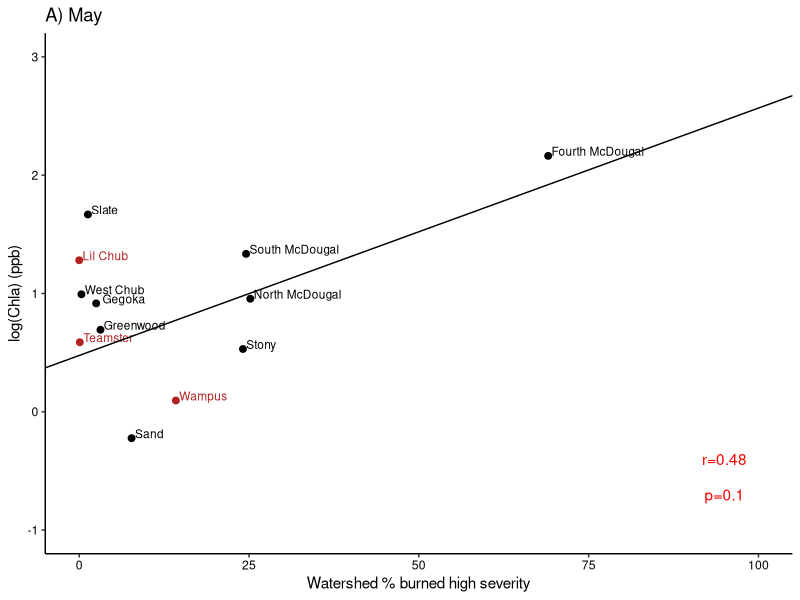
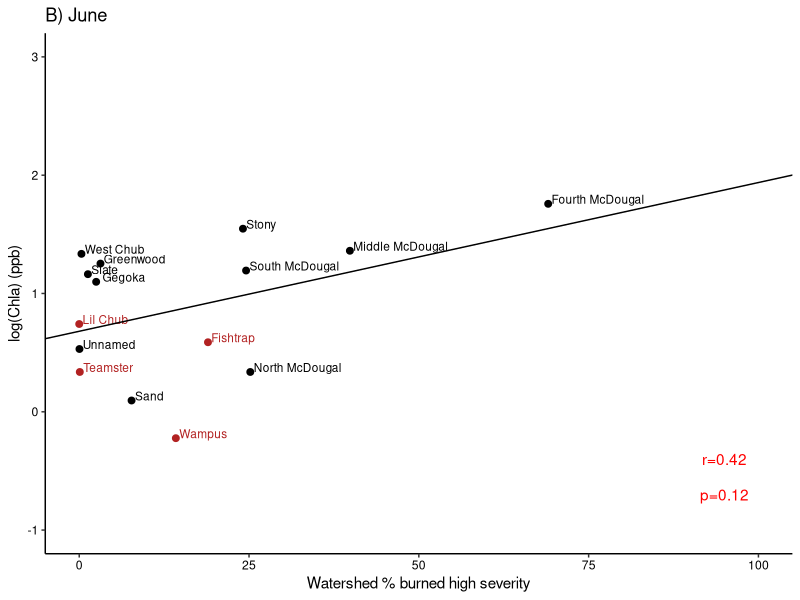
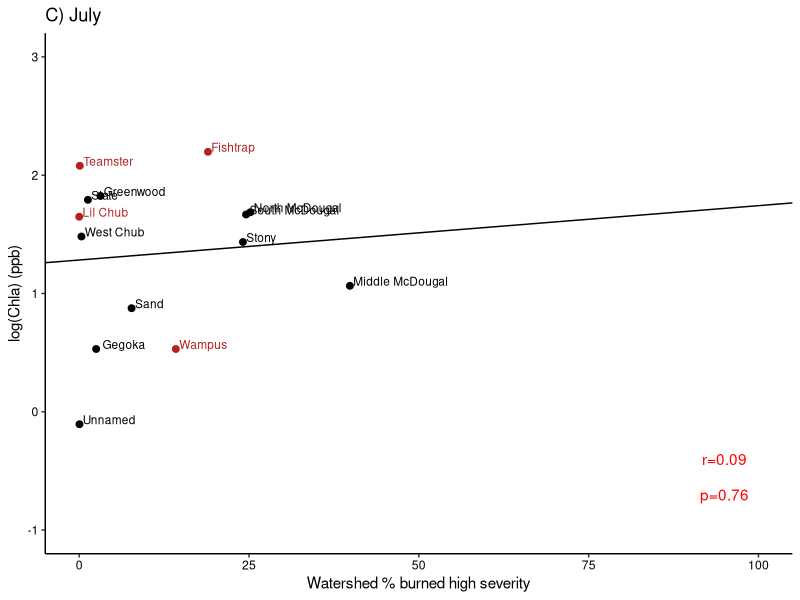
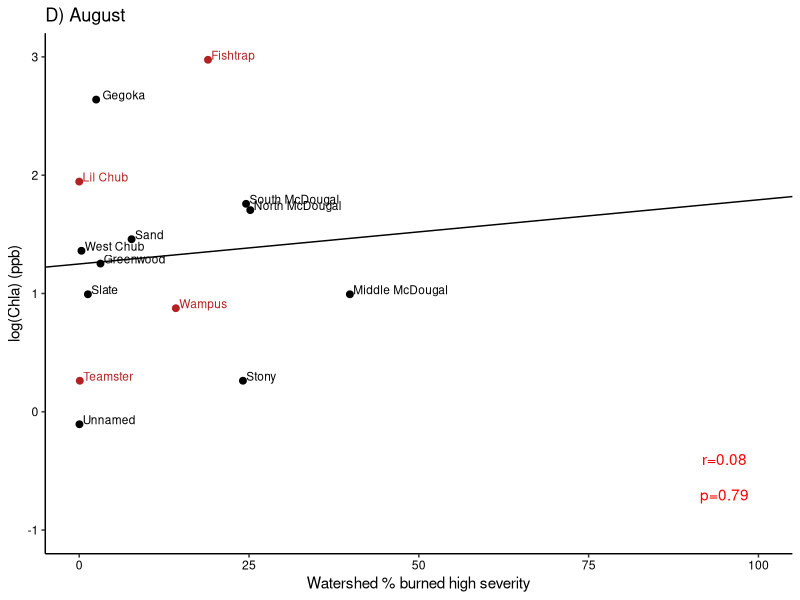
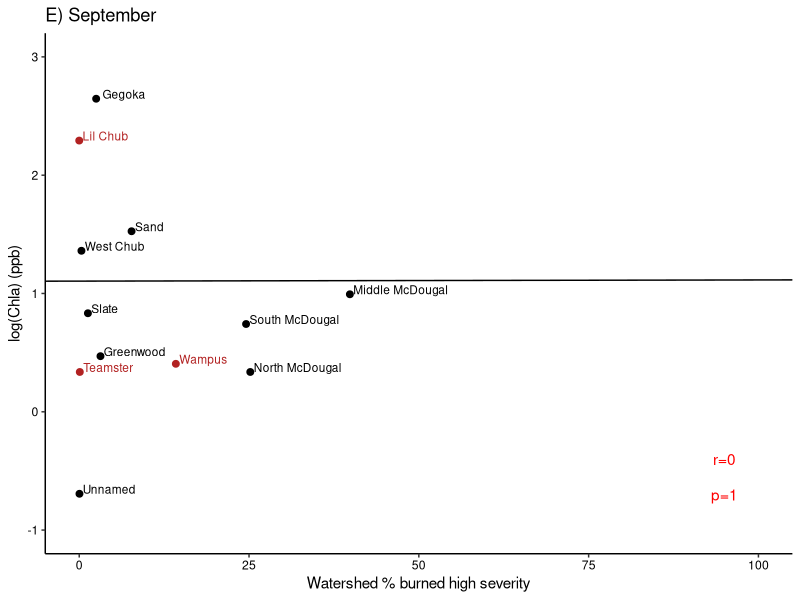
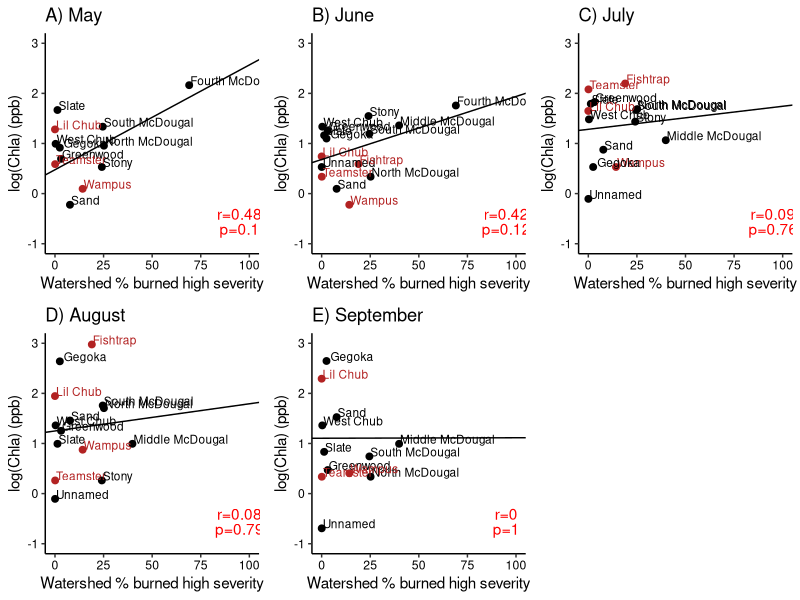
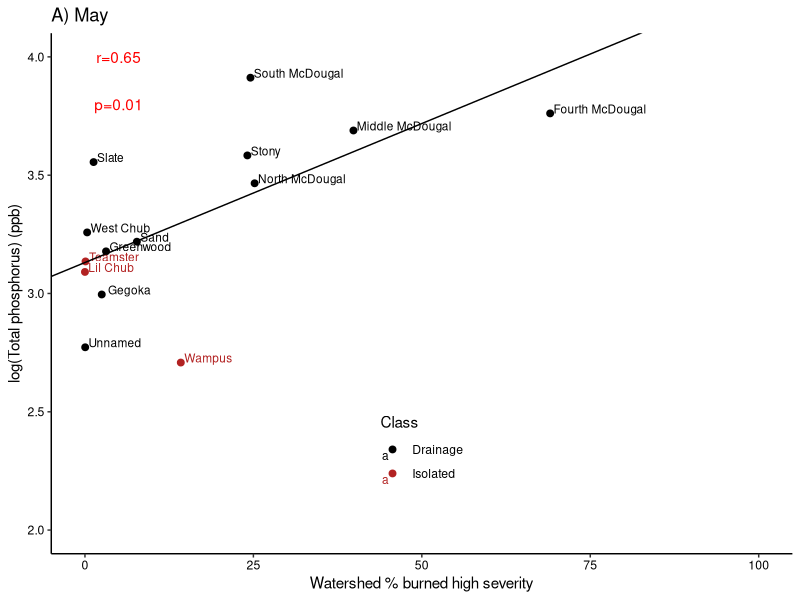
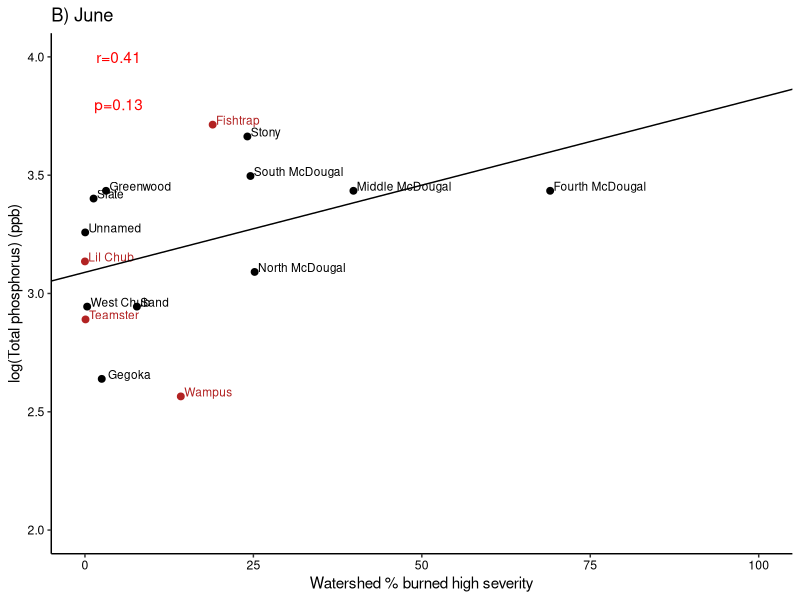

Source code (R) for these figures, in order:
####################### Water quality/fire gradient analysis ##################
# Date: 10-25-22
# updated: 10-26-22; added pH
# Author: Ian McCullough, immccull@gmail.com
###############################################################################

#### R libraries ####
library(ggplot2)
library(gridExtra)

#### Input data ####
setwd("C:/Users/immcc/Documents/SplashNBurn")

# water quality
waterquality <- read.csv("Data/WaterQuality/combined_lab_field_may_sep.csv")

# burn severity variables
burn_severity <- read.csv("Data/BurnSeverity/Ian_calculations/all_burn_severity_variables.csv")

#### D-fine functions ####
g_legend <- function(a.gplot){ 
  tmp <- ggplot_gtable(ggplot_build(a.gplot)) 
  leg <- which(sapply(tmp$grobs, function(x) x$name) == "guide-box") 
  legend <- tmp$grobs[[leg]] 
  legend
} 

##### Main program #####
# how correlated are burn severity variables?
# seems could use total watershed % burned if you had to pick one variable
cor(burn_severity, method='pearson', use='pairwise.complete.obs')
cor(burn_severity, method='spearman', use='pairwise.complete.obs')
corPearson_df <- as.data.frame(cor(burn_severity, method='pearson', use='pairwise.complete.obs'))
corPearson_df_total <- as.data.frame(corPearson_df$ws_vbs_total_burn_pct)
colnames(corPearson_df_total) <- 'ws_vbs_total_burn_pct'
rownames(corPearson_df_total) <- rownames(corPearson_df)

## prepare individual months
waterquality$logSecchi <- log(waterquality$SecchiDepth_m)

# May
mayWQ <- subset(waterquality, Month_factor=='May')
mayWQ_fire <- merge(mayWQ, burn_severity, by='lagoslakeid')

cormayWQ_fire <- as.data.frame(t(cor(mayWQ_fire[, unlist(lapply(mayWQ_fire, is.numeric))], use='pairwise.complete.obs')))[,c(1:11)] 

# June
juneWQ <- subset(waterquality, Month_factor=='Jun')
juneWQ_fire <- merge(juneWQ, burn_severity, by='lagoslakeid')

corjuneWQ_fire <- as.data.frame(cor(juneWQ_fire[, unlist(lapply(juneWQ_fire, is.numeric))], use='pairwise.complete.obs'))[,c(1:11)] 

# July
julyWQ <- subset(waterquality, Month_factor=='Jul')
julyWQ_fire <- merge(julyWQ, burn_severity, by='lagoslakeid')

corjulyWQ_fire <- as.data.frame(cor(julyWQ_fire[, unlist(lapply(julyWQ_fire, is.numeric))], use='pairwise.complete.obs'))[,c(1:11)] 

# Aug
augWQ <- subset(waterquality, Month_factor=='Aug')
augWQ_fire <- merge(augWQ, burn_severity, by='lagoslakeid')

coraugWQ_fire <- as.data.frame(cor(augWQ_fire[, unlist(lapply(augWQ_fire, is.numeric))], use='pairwise.complete.obs'))[,c(1:11)] 

# Sep
sepWQ <- subset(waterquality, Month_factor=='Sep')
sepWQ_fire <- merge(sepWQ, burn_severity, by='lagoslakeid')

corsepWQ_fire <- as.data.frame(cor(sepWQ_fire[, unlist(lapply(sepWQ_fire, is.numeric))], use='pairwise.complete.obs'))[,c(1:11)] 

## prepare lake names without word lake and bring in LAGOS attribute data
mayWQ_fire$LakeName <- gsub(paste('Lake',collapse='|'),"",mayWQ_fire$Site)
juneWQ_fire$LakeName <- gsub(paste('Lake',collapse='|'),"",juneWQ_fire$Site)
julyWQ_fire$LakeName <- gsub(paste('Lake',collapse='|'),"",julyWQ_fire$Site)
augWQ_fire$LakeName <- gsub(paste('Lake',collapse='|'),"",augWQ_fire$Site)
sepWQ_fire$LakeName <- gsub(paste('Lake',collapse='|'),"",sepWQ_fire$Site)

#### Gradient plots ####

## Chlorophyll-a
# set variables and plotting parameters for all plots
wqvar <- 'logChloro'
firevar <- 'ws_vbs_High_pct'
#firevar <- 'ws_vbs_total_burn_pct'
colorvar <- 'ConnClass'
labelvar <- 'LakeName'
xlimz <- c(0,100)
ylimz <- c(-1,3)
xlabb <- 'Watershed % burned high severity'
#xlabb <- 'Watershed % burned'
ylabb <- 'log(Chla) (ppb)'
rvalx <- 95
rvaly <- -0.4
pvalx <- 95
pvaly <- -0.7

# May
plotcor <- cor.test(mayWQ_fire[,wqvar], mayWQ_fire[,firevar], method='pearson')
rval <- round(plotcor$estimate, 2)
pval <- round(plotcor$p.value, 2)
plotlm <- lm(mayWQ_fire[,wqvar] ~ mayWQ_fire[,firevar])
plotMay <- ggplot(data=mayWQ_fire, aes_string(x=firevar, y=wqvar, color=colorvar, label=labelvar))+
  ggtitle('A) May')+
  geom_point(size=2)+ 
  geom_text(hjust=0, vjust=0, size=3, nudge_x=0.5)+
  #geom_smooth(method='lm')+ separate lines for isolated and drainage
  geom_abline(slope = coef(plotlm)[2], 
              intercept = coef(plotlm)[["(Intercept)"]])+
  #geom_vline(xintercept=25, linetype='dashed')+
  annotate(geom="text", x=rvalx, y=rvaly, label=paste0("r=",rval),
           color="red")+
  annotate(geom="text", x=pvalx, y=pvaly, label=paste0("p=",pval),
           color="red")+
  theme_classic()+
  scale_x_continuous(limits=xlimz, name=xlabb)+
  scale_y_continuous(limits=ylimz, name=ylabb)+
  theme(axis.text.x = element_text(color='black'),
        axis.text.y=element_text(color='black'),
        legend.position=c('none'))+ #0.5,0.2
  scale_color_manual("Class", values=c('black','firebrick'), labels=c('Drainage','Isolated'))
plotMay

# June
plotcor <- cor.test(juneWQ_fire[,wqvar], juneWQ_fire[,firevar], method='pearson')
rval <- round(plotcor$estimate, 2)
pval <- round(plotcor$p.value, 2)
plotlm <- lm(juneWQ_fire[,wqvar] ~ juneWQ_fire[,firevar])
plotJun <- ggplot(data=juneWQ_fire, aes_string(x=firevar, y=wqvar, color=colorvar, label=labelvar))+
  ggtitle('B) June')+
  geom_point(size=2)+ 
  geom_text(hjust=0, vjust=0, size=3, nudge_x=0.5)+
  #geom_smooth(method='lm')+ separate lines for isolated and drainage
  geom_abline(slope = coef(plotlm)[2], 
              intercept = coef(plotlm)[["(Intercept)"]])+
  #geom_vline(xintercept=25, linetype='dashed')+
  annotate(geom="text", x=rvalx, y=rvaly, label=paste0("r=",rval),
           color="red")+
  annotate(geom="text", x=pvalx, y=pvaly, label=paste0("p=",pval),
           color="red")+
  theme_classic()+
  scale_x_continuous(limits=xlimz, name=xlabb)+
  scale_y_continuous(limits=ylimz, name=ylabb)+
  theme(axis.text.x = element_text(color='black'),
        axis.text.y=element_text(color='black'),
        legend.position=c('none'))+
  scale_color_manual("Class", values=c('black','firebrick'), labels=c('Drainage','Isolated'))
plotJun

# July
plotcor <- cor.test(julyWQ_fire[,wqvar], julyWQ_fire[,firevar], method='pearson')
rval <- round(plotcor$estimate, 2)
pval <- round(plotcor$p.value, 2)
plotlm <- lm(julyWQ_fire[,wqvar] ~ julyWQ_fire[,firevar])
plotJul <- ggplot(data=julyWQ_fire, aes_string(x=firevar, y=wqvar, color=colorvar, label=labelvar))+
  ggtitle('C) July')+
  geom_point(size=2)+ 
  geom_text(hjust=0, vjust=0, size=3, nudge_x=0.5)+
  #geom_smooth(method='lm')+ separate lines for isolated and drainage
  geom_abline(slope = coef(plotlm)[2], 
              intercept = coef(plotlm)[["(Intercept)"]])+
  #geom_vline(xintercept=25, linetype='dashed')+
  annotate(geom="text", x=rvalx, y=rvaly, label=paste0("r=",rval),
           color="red")+
  annotate(geom="text", x=pvalx, y=pvaly, label=paste0("p=",pval),
           color="red")+
  theme_classic()+
  scale_x_continuous(limits=xlimz, name=xlabb)+
  scale_y_continuous(limits=ylimz, name=ylabb)+
  theme(axis.text.x = element_text(color='black'),
        axis.text.y=element_text(color='black'),
        legend.position=c('none'))+
  scale_color_manual("Class", values=c('black','firebrick'), labels=c('Drainage','Isolated'))
plotJul

# August
plotcor <- cor.test(augWQ_fire[,wqvar], augWQ_fire[,firevar], method='pearson')
rval <- round(plotcor$estimate, 2)
pval <- round(plotcor$p.value, 2)
plotlm <- lm(augWQ_fire[,wqvar] ~ augWQ_fire[,firevar])
plotAug <- ggplot(data=augWQ_fire, aes_string(x=firevar, y=wqvar, color=colorvar, label=labelvar))+
  ggtitle('D) August')+
  geom_point(size=2)+ 
  geom_text(hjust=0, vjust=0, size=3, nudge_x=0.5)+
  #geom_smooth(method='lm')+ separate lines for isolated and drainage
  geom_abline(slope = coef(plotlm)[2], 
              intercept = coef(plotlm)[["(Intercept)"]])+
  #geom_vline(xintercept=25, linetype='dashed')+
  annotate(geom="text", x=rvalx, y=rvaly, label=paste0("r=",rval),
           color="red")+
  annotate(geom="text", x=pvalx, y=pvaly, label=paste0("p=",pval),
           color="red")+
  theme_classic()+
  scale_x_continuous(limits=xlimz, name=xlabb)+
  scale_y_continuous(limits=ylimz, name=ylabb)+
  theme(axis.text.x = element_text(color='black'),
        axis.text.y=element_text(color='black'),
        legend.position=c('none'))+
  scale_color_manual("Class", values=c('black','firebrick'), labels=c('Drainage','Isolated'))
plotAug

# September
plotcor <- cor.test(sepWQ_fire[,wqvar], sepWQ_fire[,firevar], method='pearson')
rval <- round(plotcor$estimate, 2)
pval <- round(plotcor$p.value, 2)
plotlm <- lm(sepWQ_fire[,wqvar] ~ sepWQ_fire[,firevar])
plotSep <- ggplot(data=sepWQ_fire, aes_string(x=firevar, y=wqvar, color=colorvar, label=labelvar))+
  ggtitle('E) September')+
  geom_point(size=2)+ 
  geom_text(hjust=0, vjust=0, size=3, nudge_x=0.5)+
  #geom_smooth(method='lm')+ separate lines for isolated and drainage
  geom_abline(slope = coef(plotlm)[2], 
              intercept = coef(plotlm)[["(Intercept)"]])+
  #geom_vline(xintercept=25, linetype='dashed')+
  annotate(geom="text", x=rvalx, y=rvaly, label=paste0("r=",rval),
           color="red")+
  annotate(geom="text", x=pvalx, y=pvaly, label=paste0("p=",pval),
           color="red")+
  theme_classic()+
  scale_x_continuous(limits=xlimz, name=xlabb)+
  scale_y_continuous(limits=ylimz, name=ylabb)+
  theme(axis.text.x = element_text(color='black'),
        axis.text.y=element_text(color='black'),
        legend.position=c('none'))+
  scale_color_manual("Class", values=c('black','firebrick'), labels=c('Drainage','Isolated'))
plotSep

grid.arrange(plotMay, plotJun, plotJul, plotAug, plotSep, nrow=2)

### TP ###
# set variables and plotting parameters for all plots
wqvar <- 'logTP'
firevar <- 'ws_vbs_High_pct'
#firevar <- 'ws_vbs_total_burn_pct'
colorvar <- 'ConnClass'
labelvar <- 'LakeName'
xlimz <- c(0,100)
ylimz <- c(2,4)
xlabb <- 'Watershed % burned high severity'
#xlabb <- 'Watershed % burned'
ylabb <- 'log(Total phosphorus) (ppb)'
rvalx <- 5
rvaly <- 4
pvalx <- 5
pvaly <- 3.8

# May
plotcor <- cor.test(mayWQ_fire[,wqvar], mayWQ_fire[,firevar], method='pearson')
rval <- round(plotcor$estimate, 2)
pval <- round(plotcor$p.value, 2)
plotlm <- lm(mayWQ_fire[,wqvar] ~ mayWQ_fire[,firevar])
plotMay <- ggplot(data=mayWQ_fire, aes_string(x=firevar, y=wqvar, color=colorvar, label=labelvar))+
  ggtitle('A) May')+
  geom_point(size=2)+ 
  geom_text(hjust=0, vjust=0, size=3, nudge_x=0.5)+
  #geom_smooth(method='lm')+ separate lines for isolated and drainage
  geom_abline(slope = coef(plotlm)[2], 
              intercept = coef(plotlm)[["(Intercept)"]])+
  #geom_vline(xintercept=25, linetype='dashed')+
  annotate(geom="text", x=rvalx, y=rvaly, label=paste0("r=",rval),
           color="red")+
  annotate(geom="text", x=pvalx, y=pvaly, label=paste0("p=",pval),
           color="red")+
  theme_classic()+
  scale_x_continuous(limits=xlimz, name=xlabb)+
  scale_y_continuous(limits=ylimz, name=ylabb)+
  theme(axis.text.x = element_text(color='black'),
        axis.text.y=element_text(color='black'),
        legend.position=c(0.5,0.2))+
  scale_color_manual("Class", values=c('black','firebrick'), labels=c('Drainage','Isolated'))
plotMay

# June
plotcor <- cor.test(juneWQ_fire[,wqvar], juneWQ_fire[,firevar], method='pearson')
rval <- round(plotcor$estimate, 2)
pval <- round(plotcor$p.value, 2)
plotlm <- lm(juneWQ_fire[,wqvar] ~ juneWQ_fire[,firevar])
plotJun <- ggplot(data=juneWQ_fire, aes_string(x=firevar, y=wqvar, color=colorvar, label=labelvar))+
  ggtitle('B) June')+
  geom_point(size=2)+ 
  geom_text(hjust=0, vjust=0, size=3, nudge_x=0.5)+
  #geom_smooth(method='lm')+ separate lines for isolated and drainage
  geom_abline(slope = coef(plotlm)[2], 
              intercept = coef(plotlm)[["(Intercept)"]])+
  #geom_vline(xintercept=25, linetype='dashed')+
  annotate(geom="text", x=rvalx, y=rvaly, label=paste0("r=",rval),
           color="red")+
  annotate(geom="text", x=pvalx, y=pvaly, label=paste0("p=",pval),
           color="red")+
  theme_classic()+
  scale_x_continuous(limits=xlimz, name=xlabb)+
  scale_y_continuous(limits=ylimz, name=ylabb)+
  theme(axis.text.x = element_text(color='black'),
        axis.text.y=element_text(color='black'),
        legend.position=c('none'))+
  scale_color_manual("Class", values=c('black','firebrick'), labels=c('Drainage','Isolated'))
plotJun

# July
plotcor <- cor.test(julyWQ_fire[,wqvar], julyWQ_fire[,firevar], method='pearson')
rval <- round(plotcor$estimate, 2)
pval <- round(plotcor$p.value, 2)
plotlm <- lm(julyWQ_fire[,wqvar] ~ julyWQ_fire[,firevar])
plotJul <- ggplot(data=julyWQ_fire, aes_string(x=firevar, y=wqvar, color=colorvar, label=labelvar))+
  ggtitle('C) July')+
  geom_point(size=2)+ 
  geom_text(hjust=0, vjust=0, size=3, nudge_x=0.5)+
  #geom_smooth(method='lm')+ separate lines for isolated and drainage
  geom_abline(slope = coef(plotlm)[2], 
              intercept = coef(plotlm)[["(Intercept)"]])+
  #geom_vline(xintercept=25, linetype='dashed')+
  annotate(geom="text", x=rvalx, y=rvaly, label=paste0("r=",rval),
           color="red")+
  annotate(geom="text", x=pvalx, y=pvaly, label=paste0("p=",pval),
           color="red")+
  theme_classic()+
  scale_x_continuous(limits=xlimz, name=xlabb)+
  scale_y_continuous(limits=ylimz, name=ylabb)+
  theme(axis.text.x = element_text(color='black'),
        axis.text.y=element_text(color='black'),
        legend.position=c('none'))+
  scale_color_manual("Class", values=c('black','firebrick'), labels=c('Drainage','Isolated'))
plotJul

# August
plotcor <- cor.test(augWQ_fire[,wqvar], augWQ_fire[,firevar], method='pearson')
rval <- round(plotcor$estimate, 2)
pval <- round(plotcor$p.value, 2)
plotlm <- lm(augWQ_fire[,wqvar] ~ augWQ_fire[,firevar])
plotAug <- ggplot(data=augWQ_fire, aes_string(x=firevar, y=wqvar, color=colorvar, label=labelvar))+
  ggtitle('D) August')+
  geom_point(size=2)+ 
  geom_text(hjust=0, vjust=0, size=3, nudge_x=0.5)+
  #geom_smooth(method='lm')+ separate lines for isolated and drainage
  geom_abline(slope = coef(plotlm)[2], 
              intercept = coef(plotlm)[["(Intercept)"]])+
  #geom_vline(xintercept=25, linetype='dashed')+
  annotate(geom="text", x=rvalx, y=rvaly, label=paste0("r=",rval),
           color="red")+
  annotate(geom="text", x=pvalx, y=pvaly, label=paste0("p=",pval),
           color="red")+
  theme_classic()+
  scale_x_continuous(limits=xlimz, name=xlabb)+
  scale_y_continuous(limits=ylimz, name=ylabb)+
  theme(axis.text.x = element_text(color='black'),
        axis.text.y=element_text(color='black'),
        legend.position=c('none'))+
  scale_color_manual("Class", values=c('black','firebrick'), labels=c('Drainage','Isolated'))
plotAug

# September
plotcor <- cor.test(sepWQ_fire[,wqvar], sepWQ_fire[,firevar], method='pearson')
rval <- round(plotcor$estimate, 2)
pval <- round(plotcor$p.value, 2)
plotlm <- lm(sepWQ_fire[,wqvar] ~ sepWQ_fire[,firevar])
plotSep <- ggplot(data=sepWQ_fire, aes_string(x=firevar, y=wqvar, color=colorvar, label=labelvar))+
  ggtitle('E) September')+
  geom_point(size=2)+ 
  geom_text(hjust=0, vjust=0, size=3, nudge_x=0.5)+
  #geom_smooth(method='lm')+ separate lines for isolated and drainage
  geom_abline(slope = coef(plotlm)[2], 
              intercept = coef(plotlm)[["(Intercept)"]])+
  #geom_vline(xintercept=25, linetype='dashed')+
  annotate(geom="text", x=rvalx, y=rvaly, label=paste0("r=",rval),
           color="red")+
  annotate(geom="text", x=pvalx, y=pvaly, label=paste0("p=",pval),
           color="red")+
  theme_classic()+
  scale_x_continuous(limits=xlimz, name=xlabb)+
  scale_y_continuous(limits=ylimz, name=ylabb)+
  theme(axis.text.x = element_text(color='black'),
        axis.text.y=element_text(color='black'),
        legend.position=c('none'))+
  scale_color_manual("Class", values=c('black','firebrick'), labels=c('Drainage','Isolated'))
plotSep

grid.arrange(plotMay, plotJun, plotJul, plotAug, plotSep, nrow=2)

# jpeg('Figures/multipanel_gradient_may.jpeg',width = 6,height = 6,units = 'in',res=600)
#   grid.arrange(plotA, plotB, plotC, plotD, nrow=2)
# dev.off()

### TN ###
### TN ###
# set variables and plotting parameters for all plots
wqvar <- 'logTN'
#firevar <- 'ws_vbs_High_pct'
firevar <- 'ws_vbs_total_burn_pct'
colorvar <- 'ConnClass'
labelvar <- 'LakeName'
xlimz <- c(0,100)
ylimz <- c(6,7)
#xlabb <- 'Watershed % burned high severity'
xlabb <- 'Watershed % burned'
ylabb <- 'log(Total nitrogen) (ppb)'
rvalx <- 95
rvaly <- 6.3
pvalx <- 95
pvaly <- 6.1

# May
plotcor <- cor.test(mayWQ_fire[,wqvar], mayWQ_fire[,firevar], method='pearson')
rval <- round(plotcor$estimate, 2)
pval <- round(plotcor$p.value, 2)
plotlm <- lm(mayWQ_fire[,wqvar] ~ mayWQ_fire[,firevar])
plotMay <- ggplot(data=mayWQ_fire, aes_string(x=firevar, y=wqvar, color=colorvar, label=labelvar))+
  ggtitle('A) May')+
  geom_point(size=2)+ 
  geom_text(hjust=0, vjust=0, size=3, nudge_x=0.5)+
  #geom_smooth(method='lm')+ separate lines for isolated and drainage
  geom_abline(slope = coef(plotlm)[2], 
              intercept = coef(plotlm)[["(Intercept)"]])+
  #geom_vline(xintercept=25, linetype='dashed')+
  annotate(geom="text", x=rvalx, y=rvaly, label=paste0("r=",rval),
           color="red")+
  annotate(geom="text", x=pvalx, y=pvaly, label=paste0("p=",pval),
           color="red")+
  theme_classic()+
  scale_x_continuous(limits=xlimz, name=xlabb)+
  scale_y_continuous(limits=ylimz, name=ylabb)+
  theme(axis.text.x = element_text(color='black'),
        axis.text.y=element_text(color='black'),
        legend.position=c(0.5,0.2))+
  scale_color_manual("Class", values=c('black','firebrick'), labels=c('Drainage','Isolated'))
plotMay

# June
plotcor <- cor.test(juneWQ_fire[,wqvar], juneWQ_fire[,firevar], method='pearson')
rval <- round(plotcor$estimate, 2)
pval <- round(plotcor$p.value, 2)
plotlm <- lm(juneWQ_fire[,wqvar] ~ juneWQ_fire[,firevar])
plotJun <- ggplot(data=juneWQ_fire, aes_string(x=firevar, y=wqvar, color=colorvar, label=labelvar))+
  ggtitle('B) June')+
  geom_point(size=2)+ 
  geom_text(hjust=0, vjust=0, size=3, nudge_x=0.5)+
  #geom_smooth(method='lm')+ separate lines for isolated and drainage
  geom_abline(slope = coef(plotlm)[2], 
              intercept = coef(plotlm)[["(Intercept)"]])+
  #geom_vline(xintercept=25, linetype='dashed')+
  annotate(geom="text", x=rvalx, y=rvaly, label=paste0("r=",rval),
           color="red")+
  annotate(geom="text", x=pvalx, y=pvaly, label=paste0("p=",pval),
           color="red")+
  theme_classic()+
  scale_x_continuous(limits=xlimz, name=xlabb)+
  scale_y_continuous(limits=ylimz, name=ylabb)+
  theme(axis.text.x = element_text(color='black'),
        axis.text.y=element_text(color='black'),
        legend.position=c('none'))+
  scale_color_manual("Class", values=c('black','firebrick'), labels=c('Drainage','Isolated'))
plotJun

# July
plotcor <- cor.test(julyWQ_fire[,wqvar], julyWQ_fire[,firevar], method='pearson')
rval <- round(plotcor$estimate, 2)
pval <- round(plotcor$p.value, 2)
plotlm <- lm(julyWQ_fire[,wqvar] ~ julyWQ_fire[,firevar])
plotJul <- ggplot(data=julyWQ_fire, aes_string(x=firevar, y=wqvar, color=colorvar, label=labelvar))+
  ggtitle('C) July')+
  geom_point(size=2)+ 
  geom_text(hjust=0, vjust=0, size=3, nudge_x=0.5)+
  #geom_smooth(method='lm')+ separate lines for isolated and drainage
  geom_abline(slope = coef(plotlm)[2], 
              intercept = coef(plotlm)[["(Intercept)"]])+
  #geom_vline(xintercept=25, linetype='dashed')+
  annotate(geom="text", x=rvalx, y=rvaly, label=paste0("r=",rval),
           color="red")+
  annotate(geom="text", x=pvalx, y=pvaly, label=paste0("p=",pval),
           color="red")+
  theme_classic()+
  scale_x_continuous(limits=xlimz, name=xlabb)+
  scale_y_continuous(limits=ylimz, name=ylabb)+
  theme(axis.text.x = element_text(color='black'),
        axis.text.y=element_text(color='black'),
        legend.position=c('none'))+
  scale_color_manual("Class", values=c('black','firebrick'), labels=c('Drainage','Isolated'))
plotJul

# August
plotcor <- cor.test(augWQ_fire[,wqvar], augWQ_fire[,firevar], method='pearson')
rval <- round(plotcor$estimate, 2)
pval <- round(plotcor$p.value, 2)
plotlm <- lm(augWQ_fire[,wqvar] ~ augWQ_fire[,firevar])
plotAug <- ggplot(data=augWQ_fire, aes_string(x=firevar, y=wqvar, color=colorvar, label=labelvar))+
  ggtitle('D) August')+
  geom_point(size=2)+ 
  geom_text(hjust=0, vjust=0, size=3, nudge_x=0.5)+
  #geom_smooth(method='lm')+ separate lines for isolated and drainage
  geom_abline(slope = coef(plotlm)[2], 
              intercept = coef(plotlm)[["(Intercept)"]])+
  #geom_vline(xintercept=25, linetype='dashed')+
  annotate(geom="text", x=rvalx, y=rvaly, label=paste0("r=",rval),
           color="red")+
  annotate(geom="text", x=pvalx, y=pvaly, label=paste0("p=",pval),
           color="red")+
  theme_classic()+
  scale_x_continuous(limits=xlimz, name=xlabb)+
  scale_y_continuous(limits=ylimz, name=ylabb)+
  theme(axis.text.x = element_text(color='black'),
        axis.text.y=element_text(color='black'),
        legend.position=c('none'))+
  scale_color_manual("Class", values=c('black','firebrick'), labels=c('Drainage','Isolated'))
plotAug

# September
plotcor <- cor.test(sepWQ_fire[,wqvar], sepWQ_fire[,firevar], method='pearson')
rval <- round(plotcor$estimate, 2)
pval <- round(plotcor$p.value, 2)
plotlm <- lm(sepWQ_fire[,wqvar] ~ sepWQ_fire[,firevar])
plotSep <- ggplot(data=sepWQ_fire, aes_string(x=firevar, y=wqvar, color=colorvar, label=labelvar))+
  ggtitle('E) September')+
  geom_point(size=2)+ 
  geom_text(hjust=0, vjust=0, size=3, nudge_x=0.5)+
  #geom_smooth(method='lm')+ separate lines for isolated and drainage
  geom_abline(slope = coef(plotlm)[2], 
              intercept = coef(plotlm)[["(Intercept)"]])+
  #geom_vline(xintercept=25, linetype='dashed')+
  annotate(geom="text", x=rvalx, y=rvaly, label=paste0("r=",rval),
           color="red")+
  annotate(geom="text", x=pvalx, y=pvaly, label=paste0("p=",pval),
           color="red")+
  theme_classic()+
  scale_x_continuous(limits=xlimz, name=xlabb)+
  scale_y_continuous(limits=ylimz, name=ylabb)+
  theme(axis.text.x = element_text(color='black'),
        axis.text.y=element_text(color='black'),
        legend.position=c('none'))+
  scale_color_manual("Class", values=c('black','firebrick'), labels=c('Drainage','Isolated'))
plotSep

grid.arrange(plotMay, plotJun, plotJul, plotAug, plotSep, nrow=2)

### DOC ###
# set variables and plotting parameters for all plots
wqvar <- 'logDOC'
firevar <- 'ws_vbs_High_pct'
#firevar <- 'ws_vbs_total_burn_pct'
colorvar <- 'ConnClass'
labelvar <- 'LakeName'
xlimz <- c(0,100)
ylimz <- c(1,4)
xlabb <- 'Watershed % burned high severity'
#xlabb <- 'Watershed % burned'
ylabb <- 'log(DOC) (ppm)'
rvalx <- 95
rvaly <- 1.3
pvalx <- 95
pvaly <- 1.1

# May
plotcor <- cor.test(mayWQ_fire[,wqvar], mayWQ_fire[,firevar], method='pearson')
rval <- round(plotcor$estimate, 2)
pval <- round(plotcor$p.value, 2)
plotlm <- lm(mayWQ_fire[,wqvar] ~ mayWQ_fire[,firevar])
plotMay <- ggplot(data=mayWQ_fire, aes_string(x=firevar, y=wqvar, color=colorvar, label=labelvar))+
  ggtitle('A) May')+
  geom_point(size=2)+ 
  geom_text(hjust=0, vjust=0, size=3, nudge_x=0.5)+
  #geom_smooth(method='lm')+ separate lines for isolated and drainage
  geom_abline(slope = coef(plotlm)[2], 
              intercept = coef(plotlm)[["(Intercept)"]])+
  #geom_vline(xintercept=25, linetype='dashed')+
  annotate(geom="text", x=rvalx, y=rvaly, label=paste0("r=",rval),
           color="red")+
  annotate(geom="text", x=pvalx, y=pvaly, label=paste0("p=",pval),
           color="red")+
  theme_classic()+
  scale_x_continuous(limits=xlimz, name=xlabb)+
  scale_y_continuous(limits=ylimz, name=ylabb)+
  theme(axis.text.x = element_text(color='black'),
        axis.text.y=element_text(color='black'),
        legend.position=c(0.5,0.2))+
  scale_color_manual("Class", values=c('black','firebrick'), labels=c('Drainage','Isolated'))
plotMay

# June
plotcor <- cor.test(juneWQ_fire[,wqvar], juneWQ_fire[,firevar], method='pearson')
rval <- round(plotcor$estimate, 2)
pval <- round(plotcor$p.value, 2)
plotlm <- lm(juneWQ_fire[,wqvar] ~ juneWQ_fire[,firevar])
plotJun <- ggplot(data=juneWQ_fire, aes_string(x=firevar, y=wqvar, color=colorvar, label=labelvar))+
  ggtitle('B) June')+
  geom_point(size=2)+ 
  geom_text(hjust=0, vjust=0, size=3, nudge_x=0.5)+
  #geom_smooth(method='lm')+ separate lines for isolated and drainage
  geom_abline(slope = coef(plotlm)[2], 
              intercept = coef(plotlm)[["(Intercept)"]])+
  #geom_vline(xintercept=25, linetype='dashed')+
  annotate(geom="text", x=rvalx, y=rvaly, label=paste0("r=",rval),
           color="red")+
  annotate(geom="text", x=pvalx, y=pvaly, label=paste0("p=",pval),
           color="red")+
  theme_classic()+
  scale_x_continuous(limits=xlimz, name=xlabb)+
  scale_y_continuous(limits=ylimz, name=ylabb)+
  theme(axis.text.x = element_text(color='black'),
        axis.text.y=element_text(color='black'),
        legend.position=c('none'))+
  scale_color_manual("Class", values=c('black','firebrick'), labels=c('Drainage','Isolated'))
plotJun

# July
plotcor <- cor.test(julyWQ_fire[,wqvar], julyWQ_fire[,firevar], method='pearson')
rval <- round(plotcor$estimate, 2)
pval <- round(plotcor$p.value, 2)
plotlm <- lm(julyWQ_fire[,wqvar] ~ julyWQ_fire[,firevar])
plotJul <- ggplot(data=julyWQ_fire, aes_string(x=firevar, y=wqvar, color=colorvar, label=labelvar))+
  ggtitle('C) July')+
  geom_point(size=2)+ 
  geom_text(hjust=0, vjust=0, size=3, nudge_x=0.5)+
  #geom_smooth(method='lm')+ separate lines for isolated and drainage
  geom_abline(slope = coef(plotlm)[2], 
              intercept = coef(plotlm)[["(Intercept)"]])+
  #geom_vline(xintercept=25, linetype='dashed')+
  annotate(geom="text", x=rvalx, y=rvaly, label=paste0("r=",rval),
           color="red")+
  annotate(geom="text", x=pvalx, y=pvaly, label=paste0("p=",pval),
           color="red")+
  theme_classic()+
  scale_x_continuous(limits=xlimz, name=xlabb)+
  scale_y_continuous(limits=ylimz, name=ylabb)+
  theme(axis.text.x = element_text(color='black'),
        axis.text.y=element_text(color='black'),
        legend.position=c('none'))+
  scale_color_manual("Class", values=c('black','firebrick'), labels=c('Drainage','Isolated'))
plotJul

# August
plotcor <- cor.test(augWQ_fire[,wqvar], augWQ_fire[,firevar], method='pearson')
rval <- round(plotcor$estimate, 2)
pval <- round(plotcor$p.value, 2)
plotlm <- lm(augWQ_fire[,wqvar] ~ augWQ_fire[,firevar])
plotAug <- ggplot(data=augWQ_fire, aes_string(x=firevar, y=wqvar, color=colorvar, label=labelvar))+
  ggtitle('D) August')+
  geom_point(size=2)+ 
  geom_text(hjust=0, vjust=0, size=3, nudge_x=0.5)+
  #geom_smooth(method='lm')+ separate lines for isolated and drainage
  geom_abline(slope = coef(plotlm)[2], 
              intercept = coef(plotlm)[["(Intercept)"]])+
  #geom_vline(xintercept=25, linetype='dashed')+
  annotate(geom="text", x=rvalx, y=rvaly, label=paste0("r=",rval),
           color="red")+
  annotate(geom="text", x=pvalx, y=pvaly, label=paste0("p=",pval),
           color="red")+
  theme_classic()+
  scale_x_continuous(limits=xlimz, name=xlabb)+
  scale_y_continuous(limits=ylimz, name=ylabb)+
  theme(axis.text.x = element_text(color='black'),
        axis.text.y=element_text(color='black'),
        legend.position=c('none'))+
  scale_color_manual("Class", values=c('black','firebrick'), labels=c('Drainage','Isolated'))
plotAug

# September
plotcor <- cor.test(sepWQ_fire[,wqvar], sepWQ_fire[,firevar], method='pearson')
rval <- round(plotcor$estimate, 2)
pval <- round(plotcor$p.value, 2)
plotlm <- lm(sepWQ_fire[,wqvar] ~ sepWQ_fire[,firevar])
plotSep <- ggplot(data=sepWQ_fire, aes_string(x=firevar, y=wqvar, color=colorvar, label=labelvar))+
  ggtitle('E) September')+
  geom_point(size=2)+ 
  geom_text(hjust=0, vjust=0, size=3, nudge_x=0.5)+
  #geom_smooth(method='lm')+ separate lines for isolated and drainage
  geom_abline(slope = coef(plotlm)[2], 
              intercept = coef(plotlm)[["(Intercept)"]])+
  #geom_vline(xintercept=25, linetype='dashed')+
  annotate(geom="text", x=rvalx, y=rvaly, label=paste0("r=",rval),
           color="red")+
  annotate(geom="text", x=pvalx, y=pvaly, label=paste0("p=",pval),
           color="red")+
  theme_classic()+
  scale_x_continuous(limits=xlimz, name=xlabb)+
  scale_y_continuous(limits=ylimz, name=ylabb)+
  theme(axis.text.x = element_text(color='black'),
        axis.text.y=element_text(color='black'),
        legend.position=c('none'))+
  scale_color_manual("Class", values=c('black','firebrick'), labels=c('Drainage','Isolated'))
plotSep

grid.arrange(plotMay, plotJun, plotJul, plotAug, plotSep, nrow=2)

### TSS ###
# set variables and plotting parameters for all plots
wqvar <- 'logTSS'
#firevar <- 'ws_vbs_High_pct'
firevar <- 'ws_vbs_total_burn_pct'
colorvar <- 'ConnClass'
labelvar <- 'LakeName'
xlimz <- c(0,100)
ylimz <- c(-1,2)
#xlabb <- 'Watershed % burned high severity'
xlabb <- 'Watershed % burned'
ylabb <- 'log(TSS) (mgL)'
rvalx <- 95
rvaly <- -0.7
pvalx <- 95
pvaly <- -0.9

# May
plotcor <- cor.test(mayWQ_fire[,wqvar], mayWQ_fire[,firevar], method='pearson')
rval <- round(plotcor$estimate, 2)
pval <- round(plotcor$p.value, 2)
plotlm <- lm(mayWQ_fire[,wqvar] ~ mayWQ_fire[,firevar])
plotMay <- ggplot(data=mayWQ_fire, aes_string(x=firevar, y=wqvar, color=colorvar, label=labelvar))+
  ggtitle('A) May')+
  geom_point(size=2)+ 
  geom_text(hjust=0, vjust=0, size=3, nudge_x=0.5)+
  #geom_smooth(method='lm')+ separate lines for isolated and drainage
  geom_abline(slope = coef(plotlm)[2], 
              intercept = coef(plotlm)[["(Intercept)"]])+
  #geom_vline(xintercept=25, linetype='dashed')+
  annotate(geom="text", x=rvalx, y=rvaly, label=paste0("r=",rval),
           color="red")+
  annotate(geom="text", x=pvalx, y=pvaly, label=paste0("p=",pval),
           color="red")+
  theme_classic()+
  scale_x_continuous(limits=xlimz, name=xlabb)+
  scale_y_continuous(limits=ylimz, name=ylabb)+
  theme(axis.text.x = element_text(color='black'),
        axis.text.y=element_text(color='black'),
        legend.position=c(0.5,0.2))+
  scale_color_manual("Class", values=c('black','firebrick'), labels=c('Drainage','Isolated'))
plotMay

# June
plotcor <- cor.test(juneWQ_fire[,wqvar], juneWQ_fire[,firevar], method='pearson')
rval <- round(plotcor$estimate, 2)
pval <- round(plotcor$p.value, 2)
plotlm <- lm(juneWQ_fire[,wqvar] ~ juneWQ_fire[,firevar])
plotJun <- ggplot(data=juneWQ_fire, aes_string(x=firevar, y=wqvar, color=colorvar, label=labelvar))+
  ggtitle('B) June')+
  geom_point(size=2)+ 
  geom_text(hjust=0, vjust=0, size=3, nudge_x=0.5)+
  #geom_smooth(method='lm')+ separate lines for isolated and drainage
  geom_abline(slope = coef(plotlm)[2], 
              intercept = coef(plotlm)[["(Intercept)"]])+
  #geom_vline(xintercept=25, linetype='dashed')+
  annotate(geom="text", x=rvalx, y=rvaly, label=paste0("r=",rval),
           color="red")+
  annotate(geom="text", x=pvalx, y=pvaly, label=paste0("p=",pval),
           color="red")+
  theme_classic()+
  scale_x_continuous(limits=xlimz, name=xlabb)+
  scale_y_continuous(limits=ylimz, name=ylabb)+
  theme(axis.text.x = element_text(color='black'),
        axis.text.y=element_text(color='black'),
        legend.position=c('none'))+
  scale_color_manual("Class", values=c('black','firebrick'), labels=c('Drainage','Isolated'))
plotJun

# July
plotcor <- cor.test(julyWQ_fire[,wqvar], julyWQ_fire[,firevar], method='pearson')
rval <- round(plotcor$estimate, 2)
pval <- round(plotcor$p.value, 2)
plotlm <- lm(julyWQ_fire[,wqvar] ~ julyWQ_fire[,firevar])
plotJul <- ggplot(data=julyWQ_fire, aes_string(x=firevar, y=wqvar, color=colorvar, label=labelvar))+
  ggtitle('C) July')+
  geom_point(size=2)+ 
  geom_text(hjust=0, vjust=0, size=3, nudge_x=0.5)+
  #geom_smooth(method='lm')+ separate lines for isolated and drainage
  geom_abline(slope = coef(plotlm)[2], 
              intercept = coef(plotlm)[["(Intercept)"]])+
  #geom_vline(xintercept=25, linetype='dashed')+
  annotate(geom="text", x=rvalx, y=rvaly, label=paste0("r=",rval),
           color="red")+
  annotate(geom="text", x=pvalx, y=pvaly, label=paste0("p=",pval),
           color="red")+
  theme_classic()+
  scale_x_continuous(limits=xlimz, name=xlabb)+
  scale_y_continuous(limits=ylimz, name=ylabb)+
  theme(axis.text.x = element_text(color='black'),
        axis.text.y=element_text(color='black'),
        legend.position=c('none'))+
  scale_color_manual("Class", values=c('black','firebrick'), labels=c('Drainage','Isolated'))
plotJul

# August
plotcor <- cor.test(augWQ_fire[,wqvar], augWQ_fire[,firevar], method='pearson')
rval <- round(plotcor$estimate, 2)
pval <- round(plotcor$p.value, 2)
plotlm <- lm(augWQ_fire[,wqvar] ~ augWQ_fire[,firevar])
plotAug <- ggplot(data=augWQ_fire, aes_string(x=firevar, y=wqvar, color=colorvar, label=labelvar))+
  ggtitle('D) August')+
  geom_point(size=2)+ 
  geom_text(hjust=0, vjust=0, size=3, nudge_x=0.5)+
  #geom_smooth(method='lm')+ separate lines for isolated and drainage
  geom_abline(slope = coef(plotlm)[2], 
              intercept = coef(plotlm)[["(Intercept)"]])+
  #geom_vline(xintercept=25, linetype='dashed')+
  annotate(geom="text", x=rvalx, y=rvaly, label=paste0("r=",rval),
           color="red")+
  annotate(geom="text", x=pvalx, y=pvaly, label=paste0("p=",pval),
           color="red")+
  theme_classic()+
  scale_x_continuous(limits=xlimz, name=xlabb)+
  scale_y_continuous(limits=ylimz, name=ylabb)+
  theme(axis.text.x = element_text(color='black'),
        axis.text.y=element_text(color='black'),
        legend.position=c('none'))+
  scale_color_manual("Class", values=c('black','firebrick'), labels=c('Drainage','Isolated'))
plotAug

# September
plotcor <- cor.test(sepWQ_fire[,wqvar], sepWQ_fire[,firevar], method='pearson')
rval <- round(plotcor$estimate, 2)
pval <- round(plotcor$p.value, 2)
plotlm <- lm(sepWQ_fire[,wqvar] ~ sepWQ_fire[,firevar])
plotSep <- ggplot(data=sepWQ_fire, aes_string(x=firevar, y=wqvar, color=colorvar, label=labelvar))+
  ggtitle('E) September')+
  geom_point(size=2)+ 
  geom_text(hjust=0, vjust=0, size=3, nudge_x=0.5)+
  #geom_smooth(method='lm')+ separate lines for isolated and drainage
  geom_abline(slope = coef(plotlm)[2], 
              intercept = coef(plotlm)[["(Intercept)"]])+
  #geom_vline(xintercept=25, linetype='dashed')+
  annotate(geom="text", x=rvalx, y=rvaly, label=paste0("r=",rval),
           color="red")+
  annotate(geom="text", x=pvalx, y=pvaly, label=paste0("p=",pval),
           color="red")+
  theme_classic()+
  scale_x_continuous(limits=xlimz, name=xlabb)+
  scale_y_continuous(limits=ylimz, name=ylabb)+
  theme(axis.text.x = element_text(color='black'),
        axis.text.y=element_text(color='black'),
        legend.position=c('none'))+
  scale_color_manual("Class", values=c('black','firebrick'), labels=c('Drainage','Isolated'))
plotSep

grid.arrange(plotMay, plotJun, plotJul, plotAug, plotSep, nrow=2)

### Secchi ###
# set variables and plotting parameters for all plots
wqvar <- 'logSecchi'
firevar <- 'ws_vbs_High_pct'
#firevar <- 'ws_vbs_total_burn_pct'
colorvar <- 'ConnClass'
labelvar <- 'LakeName'
xlimz <- c(0,100)
ylimz <- c(-1,2)
xlabb <- 'Watershed % burned high severity'
#xlabb <- 'Watershed % burned'
ylabb <- 'log(Secchi) (m)'
rvalx <- 95
rvaly <- -0.7
pvalx <- 95
pvaly <- -0.9

# May
plotcor <- cor.test(mayWQ_fire[,wqvar], mayWQ_fire[,firevar], method='pearson')
rval <- round(plotcor$estimate, 2)
pval <- round(plotcor$p.value, 2)
plotlm <- lm(mayWQ_fire[,wqvar] ~ mayWQ_fire[,firevar])
plotMay <- ggplot(data=mayWQ_fire, aes_string(x=firevar, y=wqvar, color=colorvar, label=labelvar))+
  ggtitle('A) May')+
  geom_point(size=2)+ 
  geom_text(hjust=0, vjust=0, size=3, nudge_x=0.5)+
  #geom_smooth(method='lm')+ separate lines for isolated and drainage
  geom_abline(slope = coef(plotlm)[2], 
              intercept = coef(plotlm)[["(Intercept)"]])+
  #geom_vline(xintercept=25, linetype='dashed')+
  annotate(geom="text", x=rvalx, y=rvaly, label=paste0("r=",rval),
           color="red")+
  annotate(geom="text", x=pvalx, y=pvaly, label=paste0("p=",pval),
           color="red")+
  theme_classic()+
  scale_x_continuous(limits=xlimz, name=xlabb)+
  scale_y_continuous(limits=ylimz, name=ylabb)+
  theme(axis.text.x = element_text(color='black'),
        axis.text.y=element_text(color='black'),
        legend.position=c(0.2,0.8))+
  scale_color_manual("Class", values=c('black','firebrick'), labels=c('Drainage','Isolated'))
plotMay

# June
plotcor <- cor.test(juneWQ_fire[,wqvar], juneWQ_fire[,firevar], method='pearson')
rval <- round(plotcor$estimate, 2)
pval <- round(plotcor$p.value, 2)
plotlm <- lm(juneWQ_fire[,wqvar] ~ juneWQ_fire[,firevar])
plotJun <- ggplot(data=juneWQ_fire, aes_string(x=firevar, y=wqvar, color=colorvar, label=labelvar))+
  ggtitle('B) June')+
  geom_point(size=2)+ 
  geom_text(hjust=0, vjust=0, size=3, nudge_x=0.5)+
  #geom_smooth(method='lm')+ separate lines for isolated and drainage
  geom_abline(slope = coef(plotlm)[2], 
              intercept = coef(plotlm)[["(Intercept)"]])+
  #geom_vline(xintercept=25, linetype='dashed')+
  annotate(geom="text", x=rvalx, y=rvaly, label=paste0("r=",rval),
           color="red")+
  annotate(geom="text", x=pvalx, y=pvaly, label=paste0("p=",pval),
           color="red")+
  theme_classic()+
  scale_x_continuous(limits=xlimz, name=xlabb)+
  scale_y_continuous(limits=ylimz, name=ylabb)+
  theme(axis.text.x = element_text(color='black'),
        axis.text.y=element_text(color='black'),
        legend.position=c('none'))+
  scale_color_manual("Class", values=c('black','firebrick'), labels=c('Drainage','Isolated'))
plotJun

# July
plotcor <- cor.test(julyWQ_fire[,wqvar], julyWQ_fire[,firevar], method='pearson')
rval <- round(plotcor$estimate, 2)
pval <- round(plotcor$p.value, 2)
plotlm <- lm(julyWQ_fire[,wqvar] ~ julyWQ_fire[,firevar])
plotJul <- ggplot(data=julyWQ_fire, aes_string(x=firevar, y=wqvar, color=colorvar, label=labelvar))+
  ggtitle('C) July')+
  geom_point(size=2)+ 
  geom_text(hjust=0, vjust=0, size=3, nudge_x=0.5)+
  #geom_smooth(method='lm')+ separate lines for isolated and drainage
  geom_abline(slope = coef(plotlm)[2], 
              intercept = coef(plotlm)[["(Intercept)"]])+
  #geom_vline(xintercept=25, linetype='dashed')+
  annotate(geom="text", x=rvalx, y=rvaly, label=paste0("r=",rval),
           color="red")+
  annotate(geom="text", x=pvalx, y=pvaly, label=paste0("p=",pval),
           color="red")+
  theme_classic()+
  scale_x_continuous(limits=xlimz, name=xlabb)+
  scale_y_continuous(limits=ylimz, name=ylabb)+
  theme(axis.text.x = element_text(color='black'),
        axis.text.y=element_text(color='black'),
        legend.position=c('none'))+
  scale_color_manual("Class", values=c('black','firebrick'), labels=c('Drainage','Isolated'))
plotJul

# August
plotcor <- cor.test(augWQ_fire[,wqvar], augWQ_fire[,firevar], method='pearson')
rval <- round(plotcor$estimate, 2)
pval <- round(plotcor$p.value, 2)
plotlm <- lm(augWQ_fire[,wqvar] ~ augWQ_fire[,firevar])
plotAug <- ggplot(data=augWQ_fire, aes_string(x=firevar, y=wqvar, color=colorvar, label=labelvar))+
  ggtitle('D) August')+
  geom_point(size=2)+ 
  geom_text(hjust=0, vjust=0, size=3, nudge_x=0.5)+
  #geom_smooth(method='lm')+ separate lines for isolated and drainage
  geom_abline(slope = coef(plotlm)[2], 
              intercept = coef(plotlm)[["(Intercept)"]])+
  #geom_vline(xintercept=25, linetype='dashed')+
  annotate(geom="text", x=rvalx, y=rvaly, label=paste0("r=",rval),
           color="red")+
  annotate(geom="text", x=pvalx, y=pvaly, label=paste0("p=",pval),
           color="red")+
  theme_classic()+
  scale_x_continuous(limits=xlimz, name=xlabb)+
  scale_y_continuous(limits=ylimz, name=ylabb)+
  theme(axis.text.x = element_text(color='black'),
        axis.text.y=element_text(color='black'),
        legend.position=c('none'))+
  scale_color_manual("Class", values=c('black','firebrick'), labels=c('Drainage','Isolated'))
plotAug

# September
plotcor <- cor.test(sepWQ_fire[,wqvar], sepWQ_fire[,firevar], method='pearson')
rval <- round(plotcor$estimate, 2)
pval <- round(plotcor$p.value, 2)
plotlm <- lm(sepWQ_fire[,wqvar] ~ sepWQ_fire[,firevar])
plotSep <- ggplot(data=sepWQ_fire, aes_string(x=firevar, y=wqvar, color=colorvar, label=labelvar))+
  ggtitle('E) September')+
  geom_point(size=2)+ 
  geom_text(hjust=0, vjust=0, size=3, nudge_x=0.5)+
  #geom_smooth(method='lm')+ separate lines for isolated and drainage
  geom_abline(slope = coef(plotlm)[2], 
              intercept = coef(plotlm)[["(Intercept)"]])+
  #geom_vline(xintercept=25, linetype='dashed')+
  annotate(geom="text", x=rvalx, y=rvaly, label=paste0("r=",rval),
           color="red")+
  annotate(geom="text", x=pvalx, y=pvaly, label=paste0("p=",pval),
           color="red")+
  theme_classic()+
  scale_x_continuous(limits=xlimz, name=xlabb)+
  scale_y_continuous(limits=ylimz, name=ylabb)+
  theme(axis.text.x = element_text(color='black'),
        axis.text.y=element_text(color='black'),
        legend.position=c('none'))+
  scale_color_manual("Class", values=c('black','firebrick'), labels=c('Drainage','Isolated'))
plotSep

grid.arrange(plotMay, plotJun, plotJul, plotAug, plotSep, nrow=2)

## pH
# set variables and plotting parameters for all plots
wqvar <- 'pH'
#firevar <- 'ws_vbs_High_pct'
firevar <- 'ws_vbs_total_burn_pct'
colorvar <- 'ConnClass'
labelvar <- 'LakeName'
xlimz <- c(0,100)
ylimz <- c(6,10)
#xlabb <- 'Watershed % burned high severity'
xlabb <- 'Watershed % burned'
ylabb <- 'pH'
rvalx <- 95
rvaly <- 9.5
pvalx <- 95
pvaly <- 9

# May
plotcor <- cor.test(mayWQ_fire[,wqvar], mayWQ_fire[,firevar], method='pearson')
rval <- round(plotcor$estimate, 2)
pval <- round(plotcor$p.value, 2)
plotlm <- lm(mayWQ_fire[,wqvar] ~ mayWQ_fire[,firevar])
plotMay <- ggplot(data=mayWQ_fire, aes_string(x=firevar, y=wqvar, color=colorvar, label=labelvar))+
  ggtitle('A) May')+
  geom_point(size=2)+ 
  geom_text(hjust=0, vjust=0, size=3, nudge_x=0.5)+
  #geom_smooth(method='lm')+ separate lines for isolated and drainage
  geom_abline(slope = coef(plotlm)[2], 
              intercept = coef(plotlm)[["(Intercept)"]])+
  #geom_vline(xintercept=25, linetype='dashed')+
  annotate(geom="text", x=rvalx, y=rvaly, label=paste0("r=",rval),
           color="red")+
  annotate(geom="text", x=pvalx, y=pvaly, label=paste0("p=",pval),
           color="red")+
  theme_classic()+
  scale_x_continuous(limits=xlimz, name=xlabb)+
  scale_y_continuous(limits=ylimz, name=ylabb)+
  theme(axis.text.x = element_text(color='black'),
        axis.text.y=element_text(color='black'),
        legend.position=c('none'))+ #0.5,0.2
  scale_color_manual("Class", values=c('black','firebrick'), labels=c('Drainage','Isolated'))
plotMay

# June
plotcor <- cor.test(juneWQ_fire[,wqvar], juneWQ_fire[,firevar], method='pearson')
rval <- round(plotcor$estimate, 2)
pval <- round(plotcor$p.value, 2)
plotlm <- lm(juneWQ_fire[,wqvar] ~ juneWQ_fire[,firevar])
plotJun <- ggplot(data=juneWQ_fire, aes_string(x=firevar, y=wqvar, color=colorvar, label=labelvar))+
  ggtitle('B) June')+
  geom_point(size=2)+ 
  geom_text(hjust=0, vjust=0, size=3, nudge_x=0.5)+
  #geom_smooth(method='lm')+ separate lines for isolated and drainage
  geom_abline(slope = coef(plotlm)[2], 
              intercept = coef(plotlm)[["(Intercept)"]])+
  #geom_vline(xintercept=25, linetype='dashed')+
  annotate(geom="text", x=rvalx, y=rvaly, label=paste0("r=",rval),
           color="red")+
  annotate(geom="text", x=pvalx, y=pvaly, label=paste0("p=",pval),
           color="red")+
  theme_classic()+
  scale_x_continuous(limits=xlimz, name=xlabb)+
  scale_y_continuous(limits=ylimz, name=ylabb)+
  theme(axis.text.x = element_text(color='black'),
        axis.text.y=element_text(color='black'),
        legend.position=c('none'))+
  scale_color_manual("Class", values=c('black','firebrick'), labels=c('Drainage','Isolated'))
plotJun

# July
plotcor <- cor.test(julyWQ_fire[,wqvar], julyWQ_fire[,firevar], method='pearson')
rval <- round(plotcor$estimate, 2)
pval <- round(plotcor$p.value, 2)
plotlm <- lm(julyWQ_fire[,wqvar] ~ julyWQ_fire[,firevar])
plotJul <- ggplot(data=julyWQ_fire, aes_string(x=firevar, y=wqvar, color=colorvar, label=labelvar))+
  ggtitle('C) July')+
  geom_point(size=2)+ 
  geom_text(hjust=0, vjust=0, size=3, nudge_x=0.5)+
  #geom_smooth(method='lm')+ separate lines for isolated and drainage
  geom_abline(slope = coef(plotlm)[2], 
              intercept = coef(plotlm)[["(Intercept)"]])+
  #geom_vline(xintercept=25, linetype='dashed')+
  annotate(geom="text", x=rvalx, y=rvaly, label=paste0("r=",rval),
           color="red")+
  annotate(geom="text", x=pvalx, y=pvaly, label=paste0("p=",pval),
           color="red")+
  theme_classic()+
  scale_x_continuous(limits=xlimz, name=xlabb)+
  scale_y_continuous(limits=ylimz, name=ylabb)+
  theme(axis.text.x = element_text(color='black'),
        axis.text.y=element_text(color='black'),
        legend.position=c('none'))+
  scale_color_manual("Class", values=c('black','firebrick'), labels=c('Drainage','Isolated'))
plotJul

# August
plotcor <- cor.test(augWQ_fire[,wqvar], augWQ_fire[,firevar], method='pearson')
rval <- round(plotcor$estimate, 2)
pval <- round(plotcor$p.value, 2)
plotlm <- lm(augWQ_fire[,wqvar] ~ augWQ_fire[,firevar])
plotAug <- ggplot(data=augWQ_fire, aes_string(x=firevar, y=wqvar, color=colorvar, label=labelvar))+
  ggtitle('D) August')+
  geom_point(size=2)+ 
  geom_text(hjust=0, vjust=0, size=3, nudge_x=0.5)+
  #geom_smooth(method='lm')+ separate lines for isolated and drainage
  geom_abline(slope = coef(plotlm)[2], 
              intercept = coef(plotlm)[["(Intercept)"]])+
  #geom_vline(xintercept=25, linetype='dashed')+
  annotate(geom="text", x=rvalx, y=rvaly, label=paste0("r=",rval),
           color="red")+
  annotate(geom="text", x=pvalx, y=pvaly, label=paste0("p=",pval),
           color="red")+
  theme_classic()+
  scale_x_continuous(limits=xlimz, name=xlabb)+
  scale_y_continuous(limits=ylimz, name=ylabb)+
  theme(axis.text.x = element_text(color='black'),
        axis.text.y=element_text(color='black'),
        legend.position=c('none'))+
  scale_color_manual("Class", values=c('black','firebrick'), labels=c('Drainage','Isolated'))
plotAug

# September
plotcor <- cor.test(sepWQ_fire[,wqvar], sepWQ_fire[,firevar], method='pearson')
rval <- round(plotcor$estimate, 2)
pval <- round(plotcor$p.value, 2)
plotlm <- lm(sepWQ_fire[,wqvar] ~ sepWQ_fire[,firevar])
plotSep <- ggplot(data=sepWQ_fire, aes_string(x=firevar, y=wqvar, color=colorvar, label=labelvar))+
  ggtitle('E) September')+
  geom_point(size=2)+ 
  geom_text(hjust=0, vjust=0, size=3, nudge_x=0.5)+
  #geom_smooth(method='lm')+ separate lines for isolated and drainage
  geom_abline(slope = coef(plotlm)[2], 
              intercept = coef(plotlm)[["(Intercept)"]])+
  #geom_vline(xintercept=25, linetype='dashed')+
  annotate(geom="text", x=rvalx, y=rvaly, label=paste0("r=",rval),
           color="red")+
  annotate(geom="text", x=pvalx, y=pvaly, label=paste0("p=",pval),
           color="red")+
  theme_classic()+
  scale_x_continuous(limits=xlimz, name=xlabb)+
  scale_y_continuous(limits=ylimz, name=ylabb)+
  theme(axis.text.x = element_text(color='black'),
        axis.text.y=element_text(color='black'),
        legend.position=c('none'))+
  scale_color_manual("Class", values=c('black','firebrick'), labels=c('Drainage','Isolated'))
plotSep

grid.arrange(plotMay, plotJun, plotJul, plotAug, plotSep, nrow=2)
